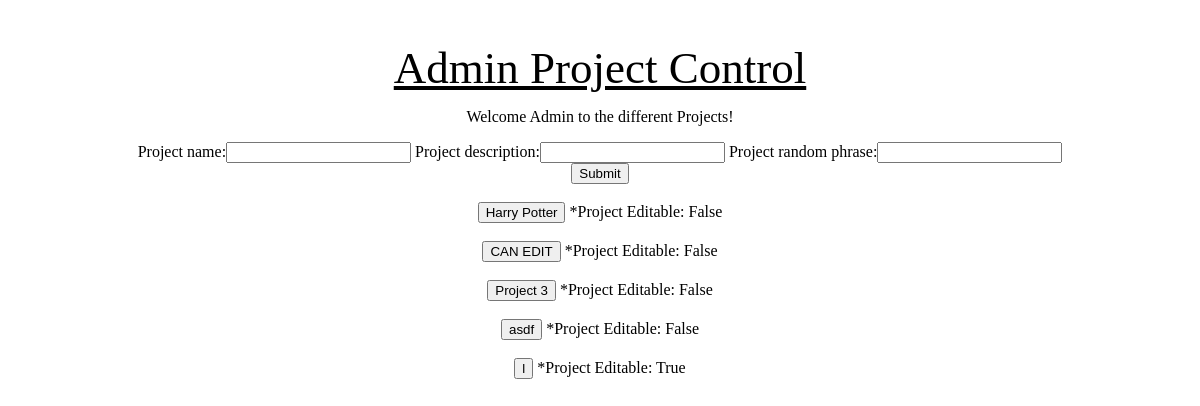
The app's page /quest/admin_project_page, older data.
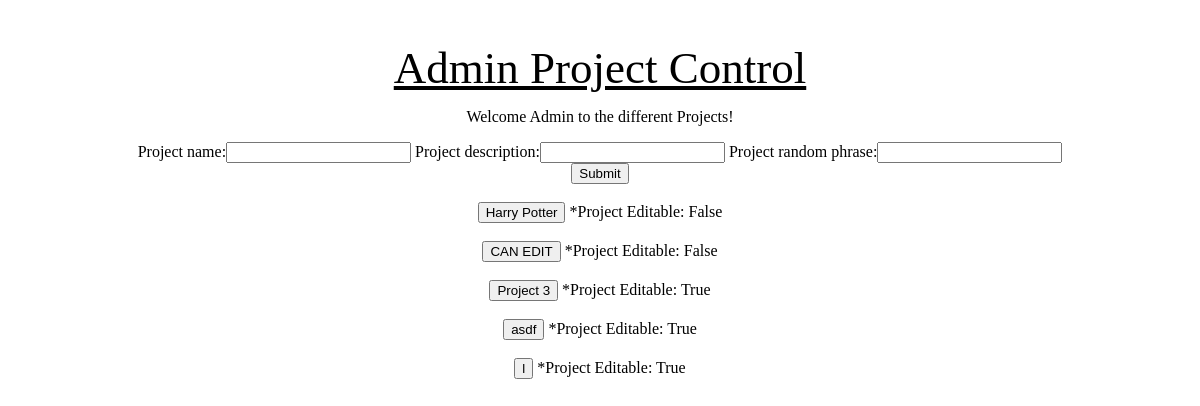
The same page, newer data.
### quest_extension/models.py (models this page shows)
class Project(models.Model):
    project_name = models.CharField(max_length=1000)
    project_description = models.CharField(max_length=1000)
    project_random_phrase = models.CharField(max_length = 255)
    project_editable = models.BooleanField()

### quest_extension/views.py (the view)
# urls.py: path('admin_project_page', views.get_admin_project_page),
def get_admin_project_page(request):
    project_form = ProjectForm()
    list_of_projects = Project.objects.all()
    context = {'project_form': project_form, 'list_of_projects': list_of_projects}
    return render(request, 'quest_extension/admin_project_page.html', context)

### quest_extension/forms.py
class ProjectForm(forms.ModelForm):
    class Meta:
        model = models.Project
        fields = ['project_name', 'project_description', 'project_random_phrase']

### quest_extension/templates/quest_extension/admin_project_page.html (shortened to what this page needs)
{% load static %}
<!DOCTYPE html>
<html lang="en">
    <head>
    <link rel="stylesheet" type="text/css" href="{% static 'quest_extension/admin_project_page_style.css' %}">
    </head>
    <body>
	<h1>Admin Project Control</h1>
	<p>Welcome Admin to the different Projects!</p>
    <div id= 'container'>
    <form method='POST' id="test" action = "/quest/add_new_project">
    {{ project_form }}
    <br>
    <button type = "submit">Submit </button>
    </form>
    {% for project in list_of_projects %}
    <br>
    {% if project.project_editable %}
    <form method='GET' action='/quest/admin_home_editable/{{project.id}}'>
        <button type='submit'>{{project.project_name}}</button>
        *Project Editable: {{ project.project_editable }}
    </form>
    {% else %}
     <form method='GET' action='/quest/admin_home_view_only/{{project.id}}'>
        <button type='submit'>{{project.project_name}}</button>
        *Project Editable: {{ project.project_editable }}
    </form>
    {% endif %}
    {% endfor %}
    <br>
    <br>
    </body>
</html>

Row changes from the older to the newer data that the page shows:
changed Project "Project 3": project_editable "False" → "True"
changed Project "asdf": project_editable "False" → "True"
